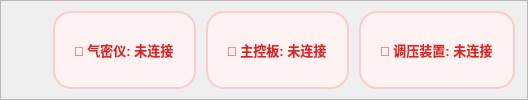
        <widget class="QFrame" name="toolbarFrame">
         <property name="styleSheet">
          <string notr="true">
QFrame#toolbarFrame {
    background: qlineargradient(x1:0, y1:0, x2:0, y2:1, 
        stop:0 #ffffff, 
        stop:1 #f8fafc);
    border-radius: 16px;
    border: 2px solid #cbd5e1;
    box-shadow: 0 2px 4px rgba(0, 0, 0, 0.05);
}
          </string>
         </property>
         <property name="frameShape">
          <enum>QFrame::StyledPanel</enum>
         </property>
         <layout class="QHBoxLayout" name="statusLayout">
          <property name="spacing">
           <number>10</number>
          </property>
          <property name="leftMargin">
           <number>12</number>
          </property>
          <property name="topMargin">
           <number>10</number>
          </property>
          <property name="rightMargin">
           <number>12</number>
          </property>
          <property name="bottomMargin">
           <number>10</number>
          </property>
          <item>
           <spacer name="horizontalSpacer">
            <property name="orientation">
             <enum>Qt::Horizontal</enum>
            </property>
            <property name="sizeHint" stdset="0">
             <size>
              <width>40</width>
              <height>20</height>
             </size>
            </property>
           </spacer>
          </item>
          <item>
           <widget class="QLabel" name="airConnectionStatusLabel">
            <property name="styleSheet">
             <string notr="true">font-weight: 600; color: #dc2626; background-color: #fef2f2; padding: 10px 16px; border-radius: 18px; font-size: 13px; border: 2px solid #fecaca;</string>
            </property>
            <property name="text">
             <string>🔴 气密仪: 未连接</string>
            </property>
           </widget>
          </item>
          <item>
           <widget class="QLabel" name="plcConnectionStatusLabel">
            <property name="styleSheet">
             <string notr="true">font-weight: 600; color: #dc2626; background-color: #fef2f2; padding: 10px 16px; border-radius: 18px; font-size: 13px; border: 2px solid #fecaca;</string>
            </property>
            <property name="text">
             <string>🔴 主控板: 未连接</string>
            </property>
           </widget>
          </item>
          <item>
           <widget class="QLabel" name="pressureConnectionStatusLabel">
            <property name="styleSheet">
             <string notr="true">font-weight: 600; color: #dc2626; background-color: #fef2f2; padding: 10px 16px; border-radius: 18px; font-size: 13px; border: 2px solid #fecaca;</string>
            </property>
            <property name="text">
             <string>🔴 调压装置: 未连接</string>
            </property>
           </widget>
          </item>
         </layout>
        </widget>
